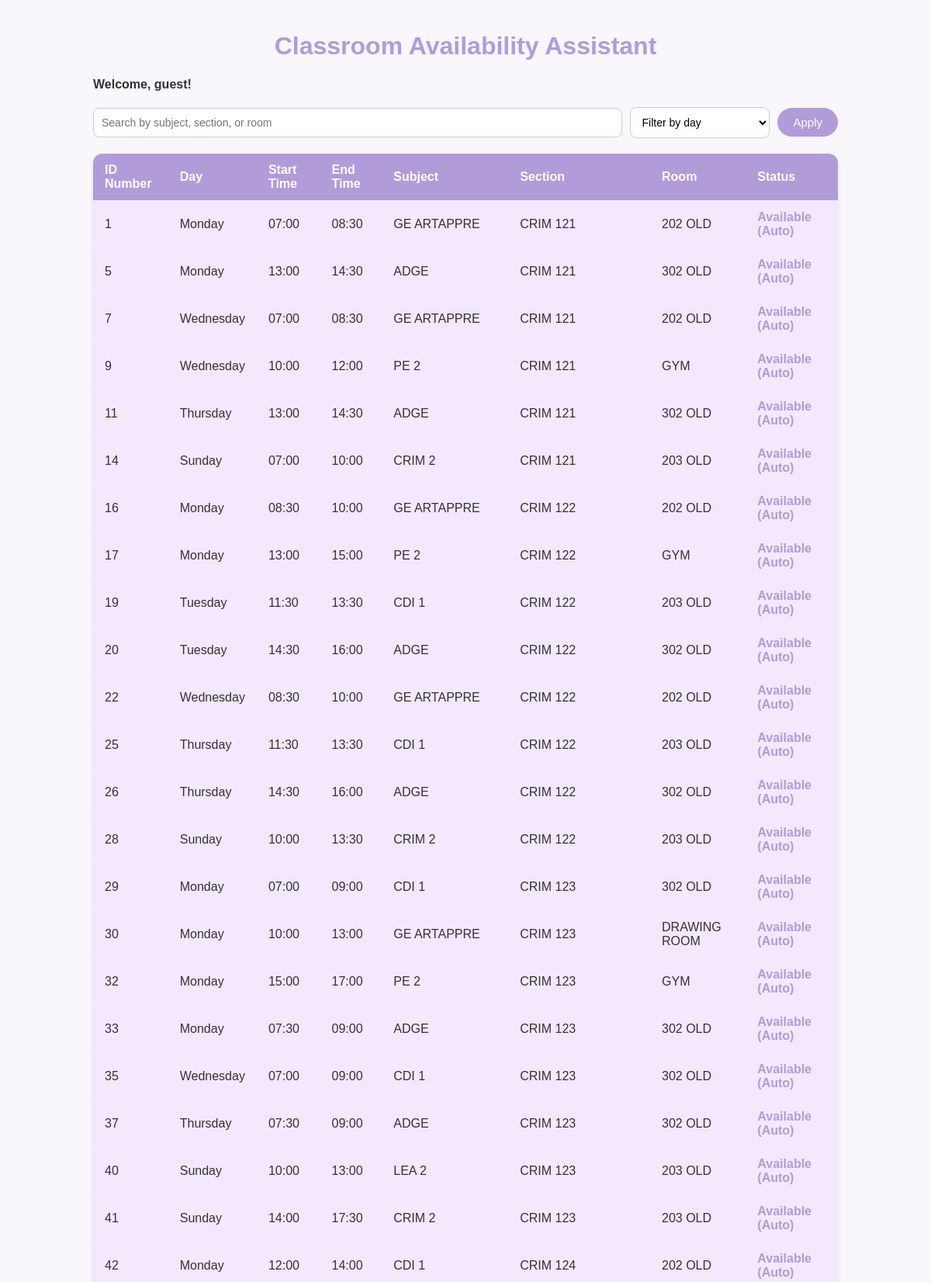
/ (signed in, upper part), run on the app's committed database.
### tables this page shows
CREATE TABLE RoomSchedule (
                            id INTEGER PRIMARY KEY AUTOINCREMENT,
                            day TEXT NOT NULL,
                            start_time TEXT NOT NULL,
                            end_time TEXT NOT NULL,
                            subject TEXT NOT NULL,
                            section TEXT NOT NULL,
                            room TEXT NOT NULL,
                            status TEXT NOT NULL DEFAULT 'available',
                            manual_override TEXT DEFAULT NULL
                          );

### app.py (the view)
        @app.route('/')
        def index():
            if 'username' in session:
                schedule = self.sched_mgr.get_schedule(
                    request.args.get('day'), request.args.get('search'))
                return render_template('index.html', schedule=schedule, role=session['role'])
            return render_template('home.html')

### app.py (called while the page is built)
    def execute(self, query, params=(), fetch=False, fetchone=False):
        with sqlite3.connect(self.db_name) as conn:
            cursor = conn.cursor()
            cursor.execute(query, params)
            conn.commit()
            if fetchone:
                return cursor.fetchone()
            if fetch:
                return cursor.fetchall()
            return None

    def current_day_time(self):
        now = datetime.now(timezone('Asia/Manila'))
        return now.strftime('%A'), now.strftime('%H:%M')

### templates/index.html (shortened to what this page needs)
<!DOCTYPE html>
<html lang="en">
<head>
</head>
<body>
<div class="container">
    <h1>Classroom Availability Assistant</h1>
    {% if session.username %}
        <p class="welcome">Welcome, {{ session.username }}!</p>
        <form method="get" action="">
            <div class="search-filter-container">
                <input type="text" name="search" class="wide-input" placeholder="Search by subject, section, or room" value="{{ request.args.get('search', '') }}">
                <select name="day">
                    <option value="">Filter by day</option>
                </select>
                <button type="submit">Apply</button>
            </div>
        </form>
        <table>
            <tr>
                <th>ID Number</th>
                <th>Day</th>
                <th>Start Time</th>
                <th>End Time</th>
                <th>Subject</th>
                <th>Section</th>
                <th>Room</th>
                <th>Status</th>
            </tr>
            {% for row in schedule %}
            <tr>
                <td>{{ row.id }}</td>
                <td>{{ row.day }}</td>
                <td>{{ row.start_time }}</td>
                <td>{{ row.end_time }}</td>
                <td>{{ row.subject }}</td>
                <td>{{ row.section }}</td>
                <td>{{ row.room }}</td>
                <td class="{% if 'available' in row.status|lower %}status-available{% elif 'occupied' in row.status|lower %}status-occupied{% else %}status-auto{% endif %}">
                    {{ row.status }}
                </td>
            </tr>
            {% endfor %}
        </table>
    {% else %}
        <p>Please <a href="/login">log in</a> to access the schedule.</p>
    {% endif %}
</div>
</body>
</html>

### templates/index.html (style rules this page uses)
:root { --main-purple: #b19cd9; --dark-purple: #8e6dcf; --light-purple: #f3e8ff; --occupied-red: #e57373; --hover-purple: #a188d4; }
body { font-family: 'Arial', sans-serif; background-color: #f9f6fc; margin: 0; padding: 0; color: #333; }
.container { width: 80%; max-width: 1200px; margin: 0 auto; padding: 20px; }
h1 { text-align: center; color: var(--main-purple); }
.welcome { font-weight: bold; margin-bottom: 15px; }
form { margin-bottom: 20px; }
.search-filter-container { display: flex; flex-wrap: wrap; gap: 10px; align-items: center; margin-bottom: 20px; }
input[type="text"], select { padding: 10px; border: 1px solid #ccc; border-radius: 8px; font-size: 14px; background-color: white; min-width: 180px; }
input[type="text"].wide-input { flex-grow: 1; min-width: 300px; }
button, .btn { padding: 10px 20px; background-color: var(--main-purple); color: white; border: none; cursor: pointer; font-size: 15px; border-radius: 30px; transition: background-color 0.3s ease; text-decoration: none; display: inline-block; }
table { width: 100%; border-collapse: collapse; background-color: white; box-shadow: 0 2px 5px rgba(0, 0, 0, 0.1); border-radius: 12px; overflow: hidden; }
th, td { padding: 12px 15px; text-align: left; border-bottom: 1px solid #eee; }
th { background-color: var(--main-purple); color: white; }
td { background-color: var(--light-purple); }
.status-available { color: var(--main-purple); font-weight: bold; }

### data on the page
RoomSchedule: id "1", day "Monday", start_time "07:00", end_time "08:30", subject "GE ARTAPPRE", section "CRIM 121", room "202 OLD", status "Available (Auto)"
RoomSchedule: id "5", day "Monday", start_time "13:00", end_time "14:30", subject "ADGE", section "CRIM 121", room "302 OLD", status "Available (Auto)"
RoomSchedule: id "7", day "Wednesday", start_time "07:00", end_time "08:30", subject "GE ARTAPPRE", section "CRIM 121", room "202 OLD", status "Available (Auto)"
RoomSchedule: id "9", day "Wednesday", start_time "10:00", end_time "12:00", subject "PE 2", section "CRIM 121", room "GYM", status "Available (Auto)"
RoomSchedule: id "11", day "Thursday", start_time "13:00", end_time "14:30", subject "ADGE", section "CRIM 121", room "302 OLD", status "Available (Auto)"
RoomSchedule: id "14", day "Sunday", start_time "07:00", end_time "10:00", subject "CRIM 2", section "CRIM 121", room "203 OLD", status "Available (Auto)"
RoomSchedule: id "16", day "Monday", start_time "08:30", end_time "10:00", subject "GE ARTAPPRE", section "CRIM 122", room "202 OLD", status "Available (Auto)"
RoomSchedule: id "17", day "Monday", start_time "13:00", end_time "15:00", subject "PE 2", section "CRIM 122", room "GYM", status "Available (Auto)"
RoomSchedule: id "19", day "Tuesday", start_time "11:30", end_time "13:30", subject "CDI 1", section "CRIM 122", room "203 OLD", status "Available (Auto)"
RoomSchedule: id "20", day "Tuesday", start_time "14:30", end_time "16:00", subject "ADGE", section "CRIM 122", room "302 OLD", status "Available (Auto)"
RoomSchedule: id "22", day "Wednesday", start_time "08:30", end_time "10:00", subject "GE ARTAPPRE", section "CRIM 122", room "202 OLD", status "Available (Auto)"
RoomSchedule: id "25", day "Thursday", start_time "11:30", end_time "13:30", subject "CDI 1", section "CRIM 122", room "203 OLD", status "Available (Auto)"
RoomSchedule: id "26", day "Thursday", start_time "14:30", end_time "16:00", subject "ADGE", section "CRIM 122", room "302 OLD", status "Available (Auto)"
RoomSchedule: id "28", day "Sunday", start_time "10:00", end_time "13:30", subject "CRIM 2", section "CRIM 122", room "203 OLD", status "Available (Auto)"
RoomSchedule: id "29", day "Monday", start_time "07:00", end_time "09:00", subject "CDI 1", section "CRIM 123", room "302 OLD", status "Available (Auto)"
RoomSchedule: id "30", day "Monday", start_time "10:00", end_time "13:00", subject "GE ARTAPPRE", section "CRIM 123", room "DRAWING ROOM", status "Available (Auto)"
RoomSchedule: id "32", day "Monday", start_time "15:00", end_time "17:00", subject "PE 2", section "CRIM 123", room "GYM", status "Available (Auto)"
RoomSchedule: id "33", day "Monday", start_time "07:30", end_time "09:00", subject "ADGE", section "CRIM 123", room "302 OLD", status "Available (Auto)"
RoomSchedule: id "35", day "Wednesday", start_time "07:00", end_time "09:00", subject "CDI 1", section "CRIM 123", room "302 OLD", status "Available (Auto)"
RoomSchedule: id "37", day "Thursday", start_time "07:30", end_time "09:00", subject "ADGE", section "CRIM 123", room "302 OLD", status "Available (Auto)"
RoomSchedule: id "40", day "Sunday", start_time "10:00", end_time "13:00", subject "LEA 2", section "CRIM 123", room "203 OLD", status "Available (Auto)"
RoomSchedule: id "41", day "Sunday", start_time "14:00", end_time "17:30", subject "CRIM 2", section "CRIM 123", room "203 OLD", status "Available (Auto)"
RoomSchedule: id "42", day "Monday", start_time "12:00", end_time "14:00", subject "CDI 1", section "CRIM 124", room "202 OLD", status "Available (Auto)"

### other printed values
{{ session.username }} "guest"
